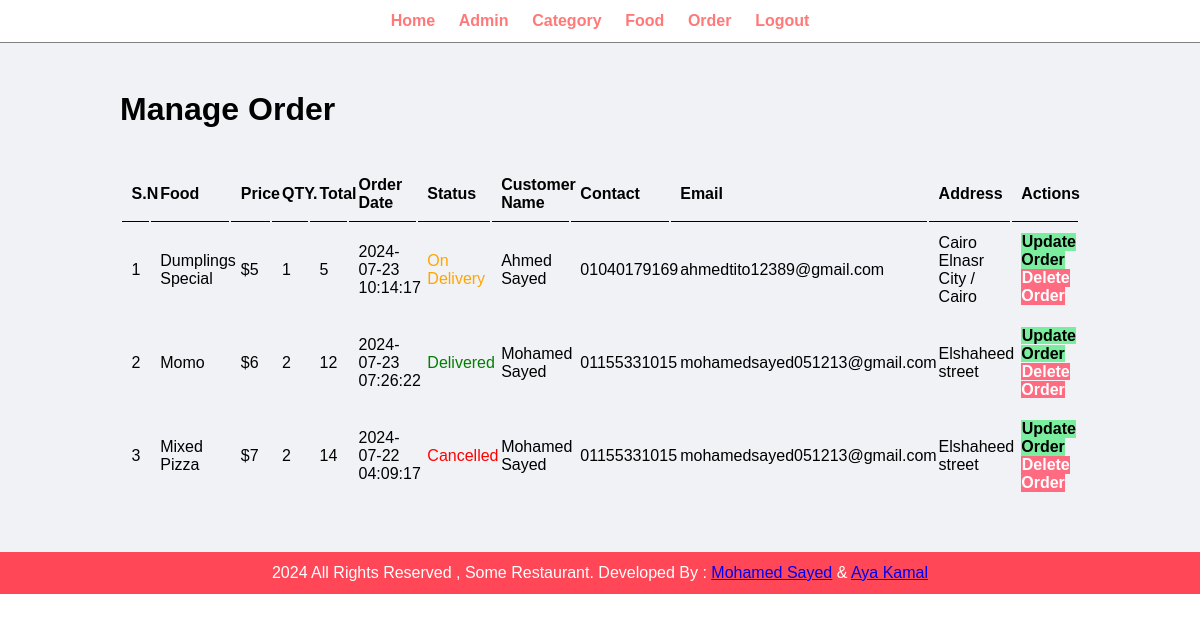
Before: /admin/manage-order.php (signed in) with the older database file.
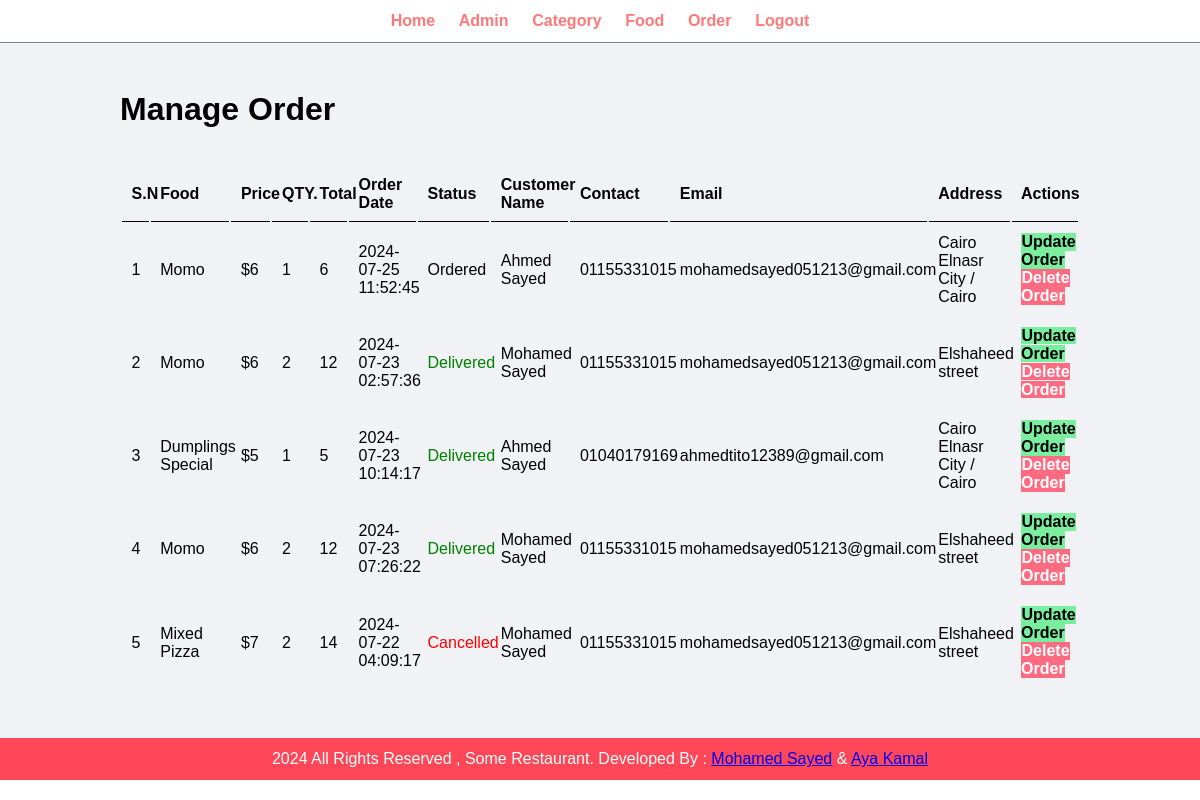
After: the same page with the newer database file.
### tables this page shows
CREATE TABLE `tbl_order` (
  `ID` int(10) UNSIGNED NOT NULL,
  `food` varchar(150) DEFAULT NULL,
  `price` decimal(10,0) DEFAULT NULL,
  `qty` int(11) DEFAULT NULL,
  `total` decimal(10,0) DEFAULT NULL,
  `order_date` datetime DEFAULT NULL,
  `status` varchar(50) DEFAULT NULL,
  `customer_name` varchar(150) DEFAULT NULL,
  `customer_contact` varchar(20) DEFAULT NULL,
  `customer_email` varchar(150) DEFAULT NULL,
  `customer_address` varchar(255) DEFAULT NULL
);

### admin/manage-order.php (the view, shortened to what this page needs)
<?php
$pageName='Orders';
include ('partials/menu.php');
?>
<div class="main-content">
    <div class="wrapper">
    <h1>Manage Order</h1>
        <table class="tbl-full">
            <tr>
                <th>S.N</th>
                <th>Food</th>
                <th>Price</th>
                <th>QTY.</th>
                <th>Total</th>
                <th>Order Date</th>
                <th>Status</th>
                <th>Customer Name</th>
                <th>Contact</th>
                <th>Email</th>
                <th>Address</th>
                <th>Actions</th>
            </tr>
            <?php
            $sql="SELECT * FROM tbl_order ORDER BY ID DESC";
            $res=mysqli_query($conn,$sql);
            $count=mysqli_num_rows($res);
            if($count>0) {
                $sn=1;
                while($row=mysqli_fetch_assoc($res)):
                    $id=$row['ID'];
                    $food=$row['food'];
                    $price=$row['price'];
                    $qty=$row['qty'];
                    $total=$row['total'];
                    $order_date=$row['order_date'];
                    $status=$row['status'];
                    $customer_name=$row['customer_name'];
                    $customer_contact=$row['customer_contact'];
                    $customer_email=$row['customer_email'];
                    $customer_address=$row['customer_address'];
                    ?>
                    <tr>
                        <td><?php echo $sn++ ;?>  </td>
                        <td><?php echo $food;?>  </td>
                        <td>$<?php echo $price;?>  </td>
                        <td><?php echo $qty;?>  </td>
                        <td><?php echo $total;?>  </td>
                        <td><?php echo $order_date;?>  </td>
                        <td>
                            <?php
                            if($status=='Ordered')
                            {
                               echo "<label>$status</label>";
                            }
                            else if($status=='On Delivery')
                            {
                                echo "<label style='color:orange;'>$status</label>";
                            }
                            else if($status=='Delivered')
                            {
                                echo "<label style='color:green;'>$status</label>";
                            }
                            else if($status=='Cancelled')
                            {
                                echo "<label style='color:red;'>$status</label>";
                            }
                             ?>
                        </td>
                        <td><?php echo $customer_name ;?>  </td>
                        <td><?php echo $customer_contact;?>  </td>
                        <td><?php echo $customer_email;?>  </td>
                        <td><?php echo $customer_address ;?>  </td>
                        <td>
                           <a href="<?php echo SITEURL;?>admin/update-order.php?id=<?php echo $id;?>" class="btn-secondary">Update Order</a>
                           <a href="<?php echo SITEURL;?>admin/delete-order.php?id=<?php echo $id;?>" class="btn-danger">Delete Order</a>
                        </td>
                    </tr>
                    <?php
                endwhile;
            }
            else {
                ?>
                <tr><td colspan="12" class="error">Orders Not Available Yet.</td></tr>
                <?php
            }
            ?>
        </table>
    </div>
</div>
<?php include ('partials/footer.php'); ?>

### admin/partials/menu.php (shortened to what this page needs)
<!DOCTYPE html>
<html lang="en">
<head>
    <link rel="stylesheet" href="../css/admin.css">
</head>
<body>
<div class="menu text-center">
    <div class="wrapper">
        <ul>
            <li><a <?php if($pageName=='Dashboard')  {echo "class='success'"; }?> href="index.php" >Home</a></li>
            <li><a <?php if($pageName=='Admins')     {echo "class='success'"; }?> href="manage-admin.php">Admin</a></li>
            <li><a <?php if($pageName=='Categories') {echo "class='success'"; }?> href="manage-category.php">Category</a></li>
            <li><a <?php if($pageName=='Foods')      {echo "class='success'"; }?> href="manage-food.php">Food</a></li>
            <li><a <?php if($pageName=='Orders')     {echo "class='success'"; }?> href="manage-order.php">Order</a></li>
            <li><a  href="logout.php">Logout</a></li>
        </ul>
    </div>
</div>

### admin/partials/footer.php
<div class="footer">
    <div class="wrapper">
     <p class="text-center">2024 All Rights Reserved , Some Restaurant. Developed By :
        <a href="#">Mohamed Sayed</a> & <a href="#">Aya Kamal</a></p>
    </div>
</div>
</body>
</html>

### css/admin.css (style rules this page uses)
* { margin: 0; padding: 0; font-family: Arial, Helvetica, sans-serif; }
.tbl-full { width: 100%; }
table tr th { border-bottom: 1px solid black; padding: 1%; text-align: left; }
table tr td { padding: 1%; }
.btn-secondary { background-color:#7bed9f; padding: 1%; color: black; text-decoration: none; font-weight: bold; }
.btn-danger { background-color:#ff6b81; padding: 1%; color: white; text-decoration: none; font-weight: bold; }
.success { color: #2ed573; }
.wrapper { padding: 1%; width: 80%; margin: 0 auto; }
.text-center { text-align: center; }
.menu { border-bottom: 1px solid grey; }
.menu ul { list-style-type: none; }
.menu ul li { display: inline; padding: 1%; }
.menu ul li a { text-decoration: none; font-weight: bold; color: #ff7979; }
.main-content { background-color: #f1f2f6; padding: 3% 0; }
.footer { background-color: #FF4757; color: white; }

Changed rows visible on the page:
added tbl_order: food "Momo", price "6", qty "1", total "6", order_date "2024-07-25 11:52:45", status "Ordered", customer_name "Ahmed Sayed", customer_contact "01155331015", customer_email "mohamedsayed051213@gmail.com", customer_address "Cairo Elnasr City / Cairo"
added tbl_order: food "Momo", price "6", qty "2", total "12", order_date "2024-07-23 02:57:36", status "Delivered", customer_name "Mohamed Sayed", customer_contact "01155331015", customer_email "mohamedsayed051213@gmail.com", customer_address "Elshaheed street"
changed tbl_order "Dumplings Special": status "On Delivery" → "Delivered"
